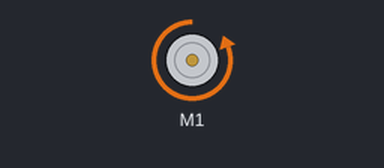
This sketch was run on a simulated Arduino Uno, built with avr-gcc and run on an emulated ATmega328P. Shown: DC motor (green arrow = forward, orange = backward, longer = faster).

Above: at 0.1 s.
Timing chart, 0 to 1.6 s (numbered marks = the images above):
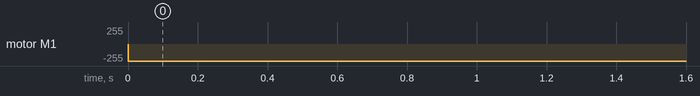

The sketch:

solenoid_test.ino
```cpp
#include <AFMotor.h>

AF_DCMotor solenoid(1, MOTOR12_64KHZ);

void setup() {
  // put your setup code here, to run once:
solenoid.setSpeed(255);
Serial.begin(9600);
pinMode(2, INPUT);
pinMode(3, INPUT);
}

void loop() {
  // put your main code here, to run repeatedly:
solenoid.run(BACKWARD);
}
```

Measured:
- by itself, motor M1: stopped → backward 255/255 at 0.00 s
